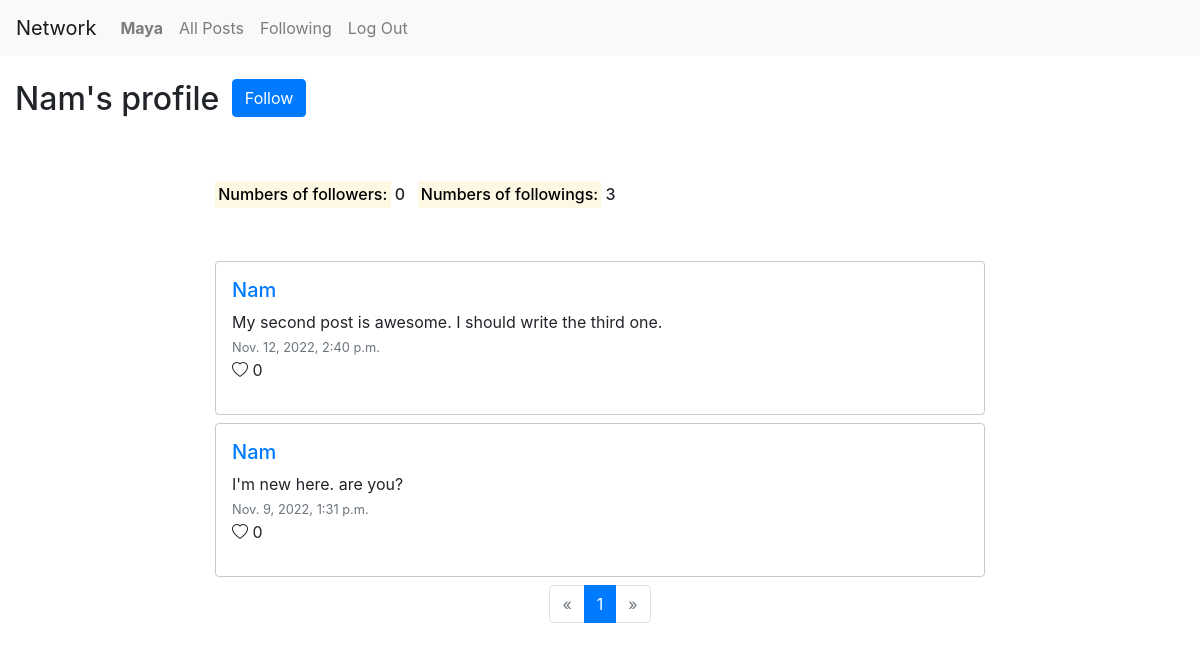
/profile/Nam (signed in), run on an earlier commit of the app's database.
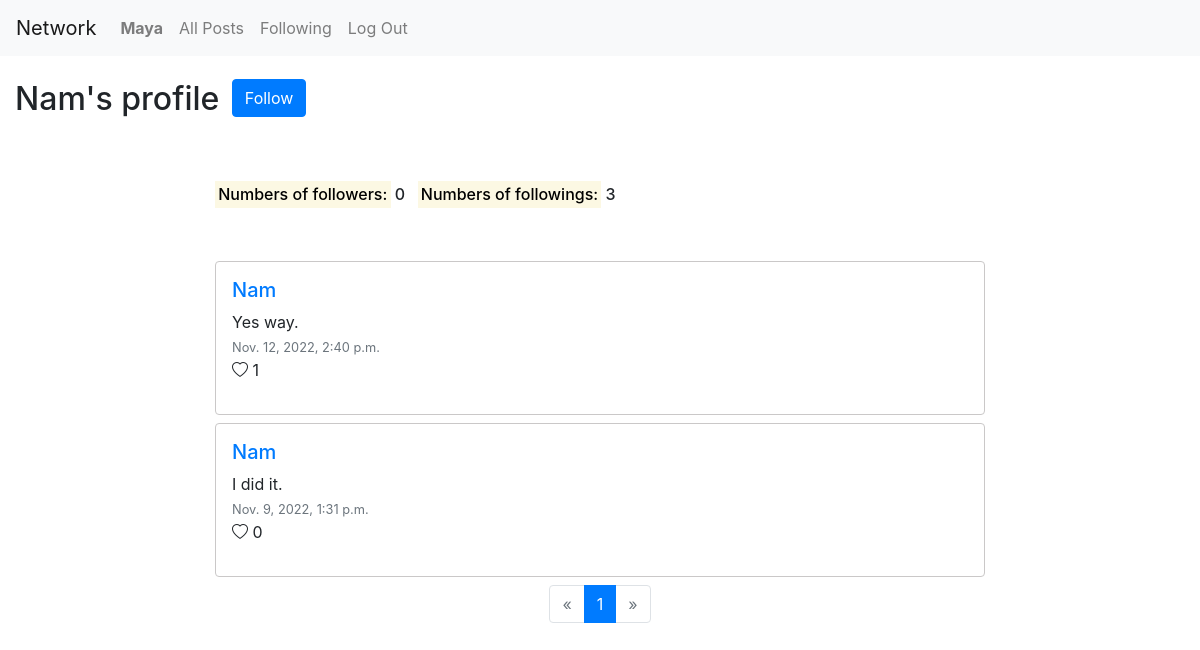
And on a later commit of the database.
### network/models.py (models this page shows, shortened)
class Post(models.Model):
    poster = models.ForeignKey('User', on_delete=models.CASCADE, related_name='poster')
    content = models.TextField()
    date_created = models.DateTimeField(default=timezone.now)
    fan = models.ManyToManyField('User', related_name='likes', blank=True)

class User(AbstractUser):
    pass

### network/views.py (the view)
# urls.py: path("profile/<str:poster_name>", views.profile, name="profile"),
@login_required
def profile(request, poster_name):
    poster_id = User.objects.filter(username=poster_name).first()
    posts = Post.objects.filter(poster=poster_id).order_by('date_created').reverse()
    try:
        follow_list = FollowList.objects.get(user=request.user)
    except FollowList.DoesNotExist:
        follow_list = None
    try:
        poster_follow_list = FollowList.objects.get(user=poster_id)
    except FollowList.DoesNotExist:
        poster_follow_list = None
    paginator = Paginator(posts, 10)
    page_number = request.GET.get('page')
    page_obj = paginator.get_page(page_number)
    return render(request, "network/profile.html", {
        'poster_id': poster_id,
        'page_obj': page_obj,
        'poster': poster_name,
        'follow_list': follow_list,
        'poster_follow_list': poster_follow_list,
        'form': NewPostForm()
    })

### network/templates/network/profile.html (shortened to what this page needs)
{% extends "network/layout.html" %}
{% block body %}
    <ul class="list-inline">
        <li class="list-inline-item">
            <h2 class="my-4">{{ poster }}'s profile</h2>
        </li>
        <li class="list-inline-item">
            {% if poster != request.user.username %}
                {% if follow_list is None or poster_id not in follow_list.followings.all %}
                <form action="{% url 'toggle_follow' poster %}" method="post">
                    <button type="submit" class="btn btn-primary mb-3 border-primary">Follow</button>
                </form>
                {% else %}
                <form action="{% url 'toggle_follow' poster %}" method="post">
                    {% csrf_token %}
                    <button type="submit" class="btn btn-danger mb-3 border-danger">Unfollow</button>
                </form>
                {% endif %}
            {% endif %}
        </li>
    </ul>
    <div class="row">
        <div class="col-lg-8 offset-lg-2 mt-4">
             <ul class="list-inline">
                <li class="list-inline-item h6">
                    <mark>Numbers of followers:</mark> {{ poster_follow_list.followers.count }}
                </li>
                <li class="list-inline-item h6">
                    <mark>Numbers of followings:</mark> {{ poster_follow_list.followings.count }}
                </li>
            </ul>
            <div class="my-5">
                {% include "network/posts.html" %}
        </div>
    </div>
{% endblock %}

### network/templates/network/posts.html (shortened to what this page needs)
<div>
    {% for post in page_obj %}
    <div class="border rounded my-2 p-3 block-post" id="post-{{ post.id }}">
        <a href="{% url 'profile' post.poster %}"><h5>{{ post.poster }}</h5></a>
        <div id="post-details-{{ post.id }}">
            <ul class="list-unstyled">
                <li id="post-content-{{ post.id }}">{{ post.content }}</li>
                <li><small class="text-muted">{{ post.date_created }}</small></li>
                {% if post.poster != request.user %}
                    {% if post.fan is None or request.user not in post.fan.all %}
                    <li class="fan-{{ post.id }}"><i class="bi bi-heart" id="heart-empty" data-id="{{ post.id }}" data-action="like"></i> {{ post.fan.count }} </li>
                    {% else %}
                    <li class="fan-{{ post.id }}"><i class="bi bi-heart-fill" id="heart-fill" data-id="{{ post.id }}" data-action="unlike"></i> {{ post.fan.count }} </li>
                    {% endif %}
                {% else %}
                <li class="fan-{{ post.id }} disabled-icon"><i class="bi bi-heart" id="heart-empty" data-id="{{ post.id }}" data-action="like"></i> {{ post.fan.count }} </li>
                {% endif %}
            </ul>
        </div>
    </div>
    {% endfor %}
    <nav aria-label="Page navigation">
        <ul class="pagination justify-content-center">
            {% if page_obj.has_previous %}
            <li class="page-item">
                <a class="page-link" href="?page={{ page_obj.previous_page_number }}" aria-label="Previous">
                    <span aria-hidden="true">&laquo;</span>
                </a>
            </li>
            {% else %}
            <li class="page-item disabled">
                <a class="page-link" href="#" aria-label="Previous">
                    <span aria-hidden="true">&laquo;</span>
                </a>
            </li>
            {% endif %}
            {% for i in page_obj.paginator.page_range %}
                {% if i == page_obj.number %}
                <li class="page-item active">
                    <a class="page-link" href="?page={{ i }}">{{ i }}
                    </a>
                </li>
                {% else %}
                <li class="page-item">
                    <a class="page-link" href="?page={{ i }}">{{ i }}</a>
                </li>
                {% endif %}
            {% endfor %}
            {% if page_obj.has_next %}
            <li class="page-item">
                <a class="page-link" href="?page={{ page_obj.next_page_number }}" aria-label="Next">
                    <span aria-hidden="true">&raquo;</span>
                </a>
            </li>
            {% else %}
            <li class="page-item disabled">
                <a class="page-link" href="#" aria-label="Next">
                    <span aria-hidden="true">&raquo;</span>
                </a>
            </li>
            {% endif %}
        </ul>
    </nav>

What changed in the data, as far as the page shows it:
changed Post: content "My second post is awesome. I should write the third one." → "Yes way."; fan.count "0" → "1"
changed Post: content "I'm new here. are you?" → "I did it."
